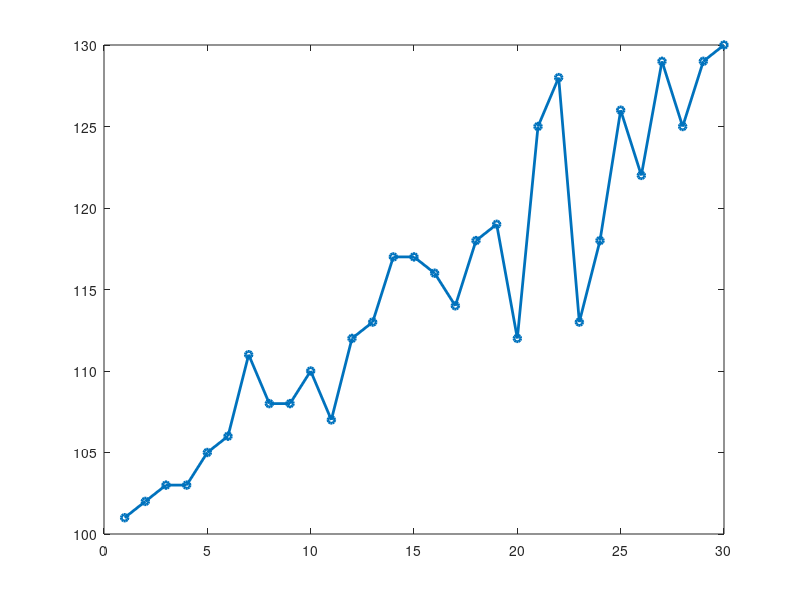

This figure's MATLAB source: (Note: this script raises an error after producing the figure.)
% Author: Sam Falk
% Email: falksa78@rowan.edu
% Course: MATLAB Programming - Fall 2024
% Assignment: Assignment 2
% Task: Stock_Market_Analysis
% Date: 11/16/24


stock_data = load('Stock_Market_Data.txt'); % loads data from the .txt file

average_price = mean(stock_data); % calculation for average closing price
highest_price = max(stock_data); % calculation for highest closing price
lowest_price = min(stock_data); % calculation for lowest closing price

price_increase_days = sum(diff(stock_data) > 0); % Calculate the number of days the stock price increased from the previous day

% creates plot
figure;

plot(stock_data, '-o', 'DisplayName', 'Daily Closing Prices', 'LineWidth', 2, 'MarkerSize', 5); % plots the closing prices
hold on;

yline(average_price, '--r', 'DisplayName', 'Average Price', 'LineWidth', 2);
yline(highest_price, '--g', 'DisplayName', 'Highest Price', 'LineWidth', 2);
yline(lowest_price, '--b', 'DisplayName', 'Lowest Price', 'LineWidth', 2);

% adds labels and title
xlabel('Days');
ylabel('Closing Price ($)');
title('Stock Market Analysis: Daily Closing Prices');

% saves plot as a png
saveas(gcf, 'stock_analysis.png');

summary_text = {
    'Stock Market Analysis Summary:';
    sprintf('Average Closing Price: %.2f', average_price);
    sprintf('Highest Closing Price: %.2f', highest_price);
    sprintf('Lowest Closing Price: %.2f', lowest_price);
    sprintf('Number of days stock price increased: %d', price_increase_days)
};

% displays results in .txt file
fid = fopen('stock_summary.txt', 'w');
fprintf(fid, '%s\n', summary_text{:});
